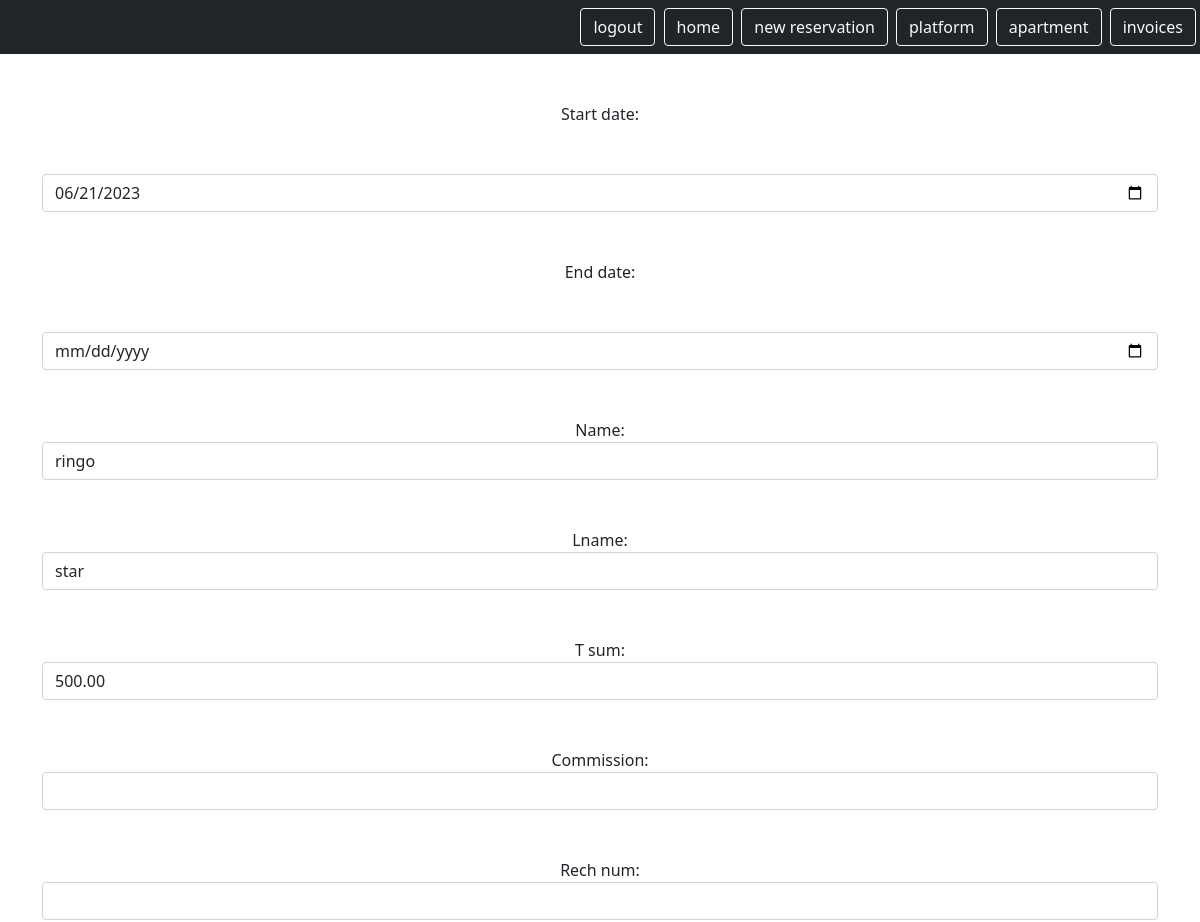
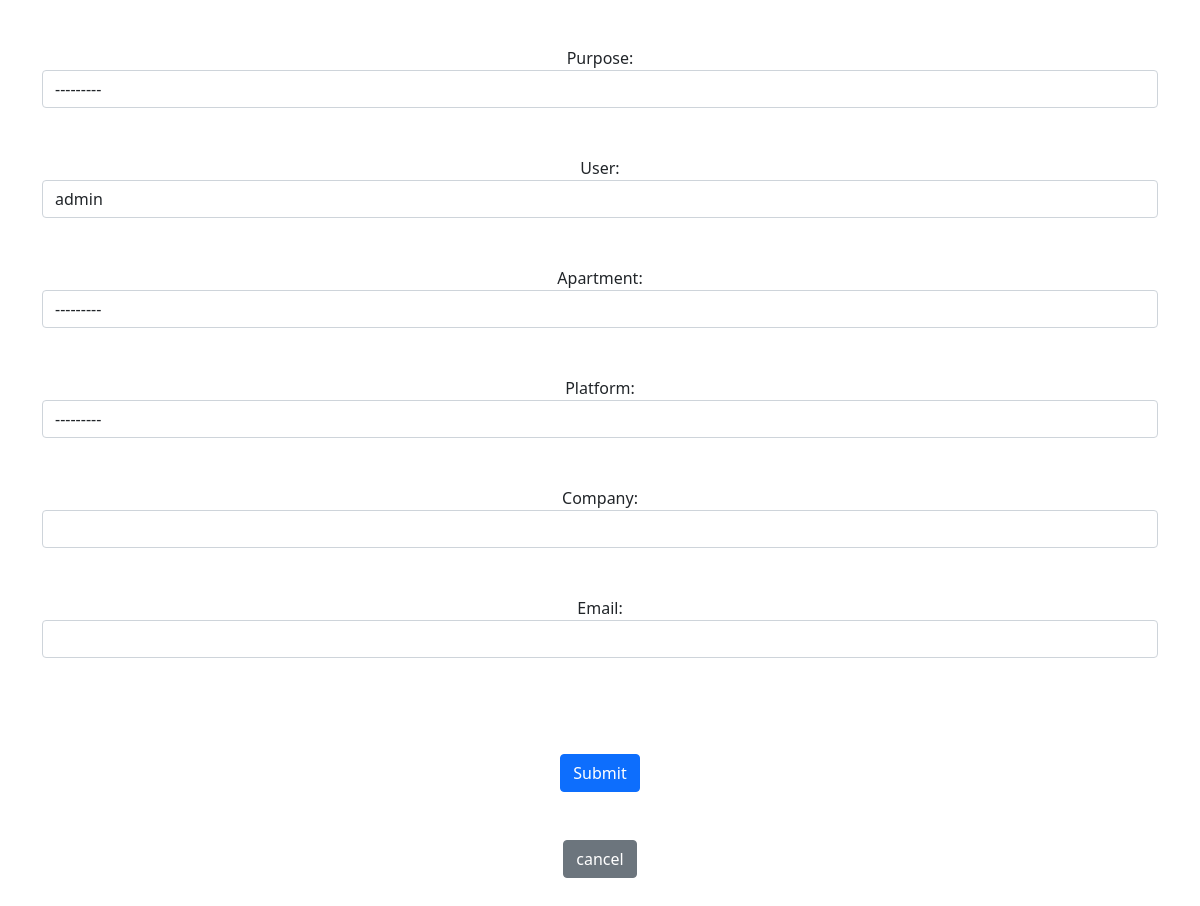
Before: /mini/reservation/1/edit (signed in) with the older database file (2 pictures, top to bottom).
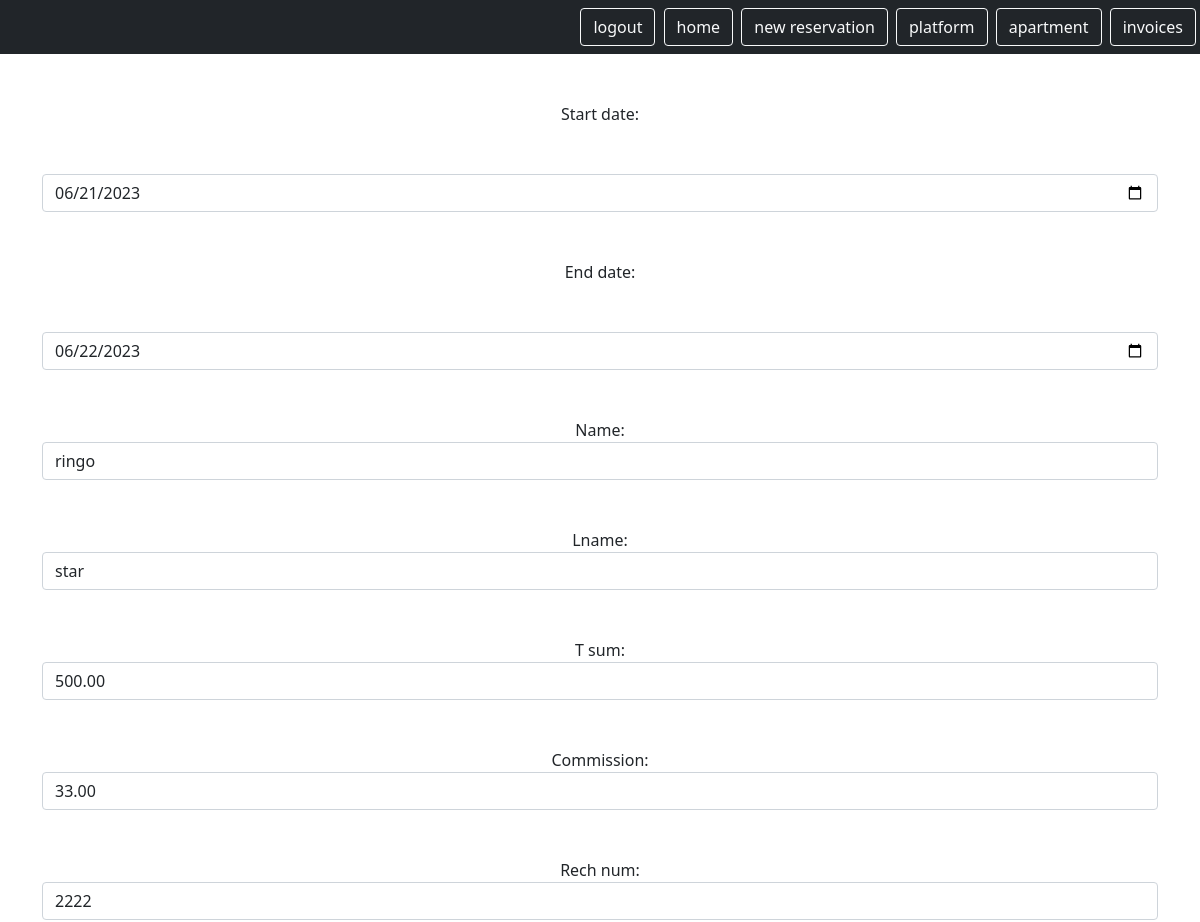
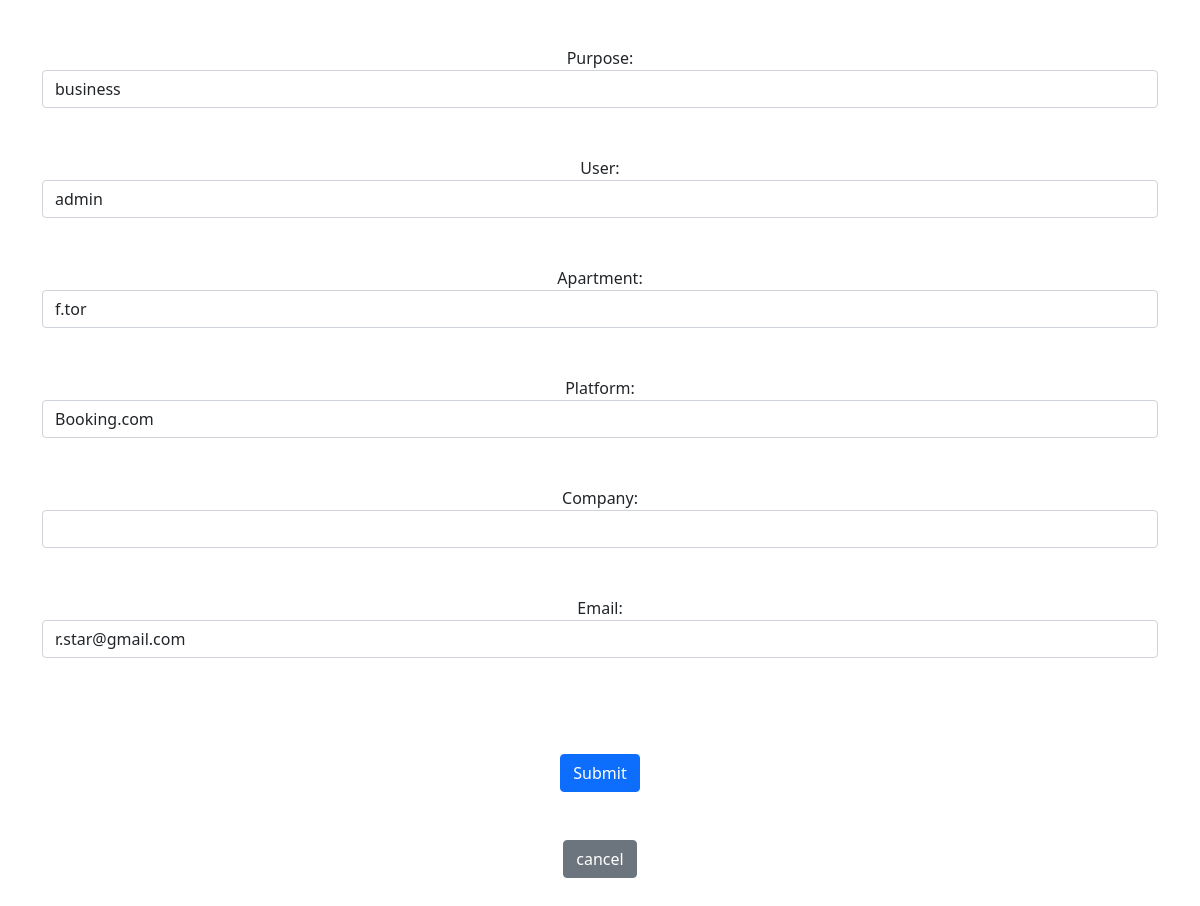
After: the same page with the newer database file (2 pictures, top to bottom).
### reservation/models.py (models this page shows, shortened)
class Reservation(models.Model):
    PURPOSE_CHOICES = [
        ('holiday', 'holiday'),
        ('business', 'business'),
        ('no-show', 'no-show'),
    ]
    id = models.AutoField(primary_key=True)
    start_date = models.DateField(blank=True, null=True)
    end_date = models.DateField(blank=True, null=True)
    name = models.CharField(max_length=255)
    lname = models.CharField(max_length=255, blank=True)
    company = models.CharField(max_length=255 , blank=True, null=True)
    email = models.EmailField(blank=True, null=True)
    t_sum = models.DecimalField(max_digits=10, decimal_places=2, blank=True, null=True)
    commission = models.DecimalField(max_digits=10, decimal_places=2, blank=True, null=True)
    rech_num = models.CharField(max_length=255, blank=True, null=True)
    link = models.URLField(blank=True, null=True)
    purpose = models.CharField(max_length=255,choices=PURPOSE_CHOICES, blank=True, null=True)
    user = models.ForeignKey(User, on_delete=models.CASCADE, related_name='reservation')
    platform = models.ForeignKey(Platform, on_delete=models.CASCADE, related_name='reservation', blank=True)
    apartment = models.ForeignKey(Apartment, on_delete=models.CASCADE, related_name='reservation', blank=True)

class Apartment(models.Model):
    user = models.ForeignKey(User, on_delete=models.CASCADE, related_name='apartment', null=True, blank=True)
    id = models.AutoField(primary_key=True)
    name = models.CharField(max_length=255)
    address = models.CharField(max_length=255)
    date_contract = models.DateField()
    def __str__(self):
        return self.name

class Platform(models.Model):
    user = models.ForeignKey(User, on_delete=models.CASCADE, related_name='platform', null=True, blank=True)
    id = models.AutoField(primary_key=True)
    name = models.CharField(max_length=255,blank=True)
    address = models.CharField(max_length=255, blank=True)
    kundennummer = models.CharField(max_length=255, blank=True)
    tel = models.CharField(max_length=255,blank=True)
    login = models.CharField(max_length=255,blank=True)
    url = models.URLField(blank=True, null=True)
    def __str__(self):
        return self.name

### reservation/views.py (the view)
# urls.py: path('reservation/<int:pk>/edit', views.ResUpdateView.as_view(), name = 'reservation.update'),
class ResUpdateView(LoginRequiredMixin, UpdateView):
    model = Reservation
    success_url = RESERVATION_URL
    form_class = ReservationForm
    template_name = "booking/res_form.html"
    login_url = LOGIN_URL

### reservation/templates/booking/res_form.html (shortened to what this page needs)
{% extends 'base.html' %}
{% block content %}
<form    method='POST'>{% csrf_token %}
    {{ form.as_p }}
    <button type="submit" class="btn btn-primary my-5">Submit</button>
</form>
<a href="{% url 'reservation.list' %}" class="btn btn-secondary">cancel</a>
{% endblock %}

Changed rows visible on the page:
changed Reservation "star": end_date (not shown) → "06/22/2023"; commission (not shown) → "33.00"; rech_num (not shown) → "2222"; purpose "---------" → "business"; apartment "---------" → "f.tor"; platform "---------" → "Booking.com"; email (not shown) → "r.star@gmail.com"
